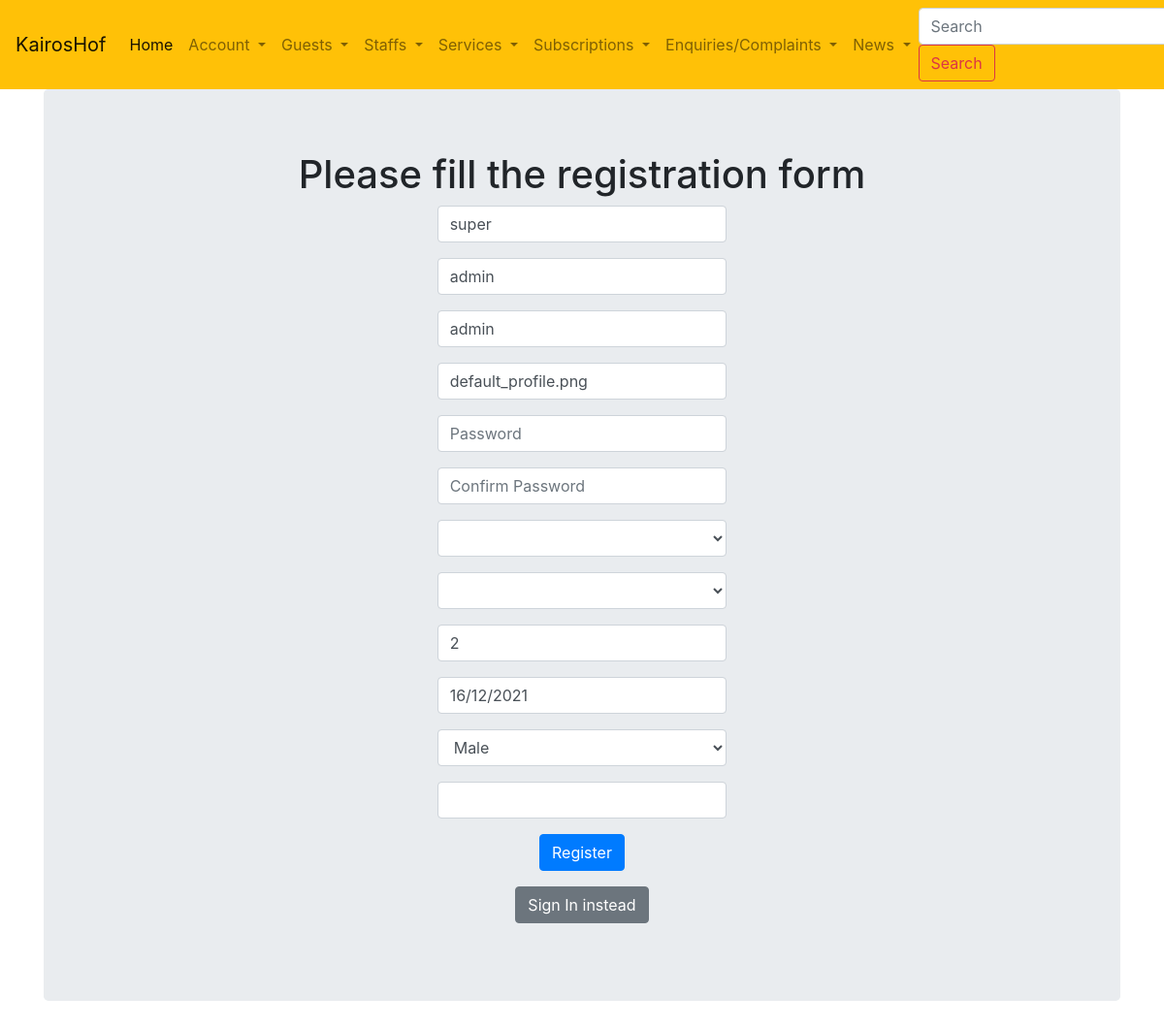
The page /updateUser/1 (signed in) on the database as committed earlier.
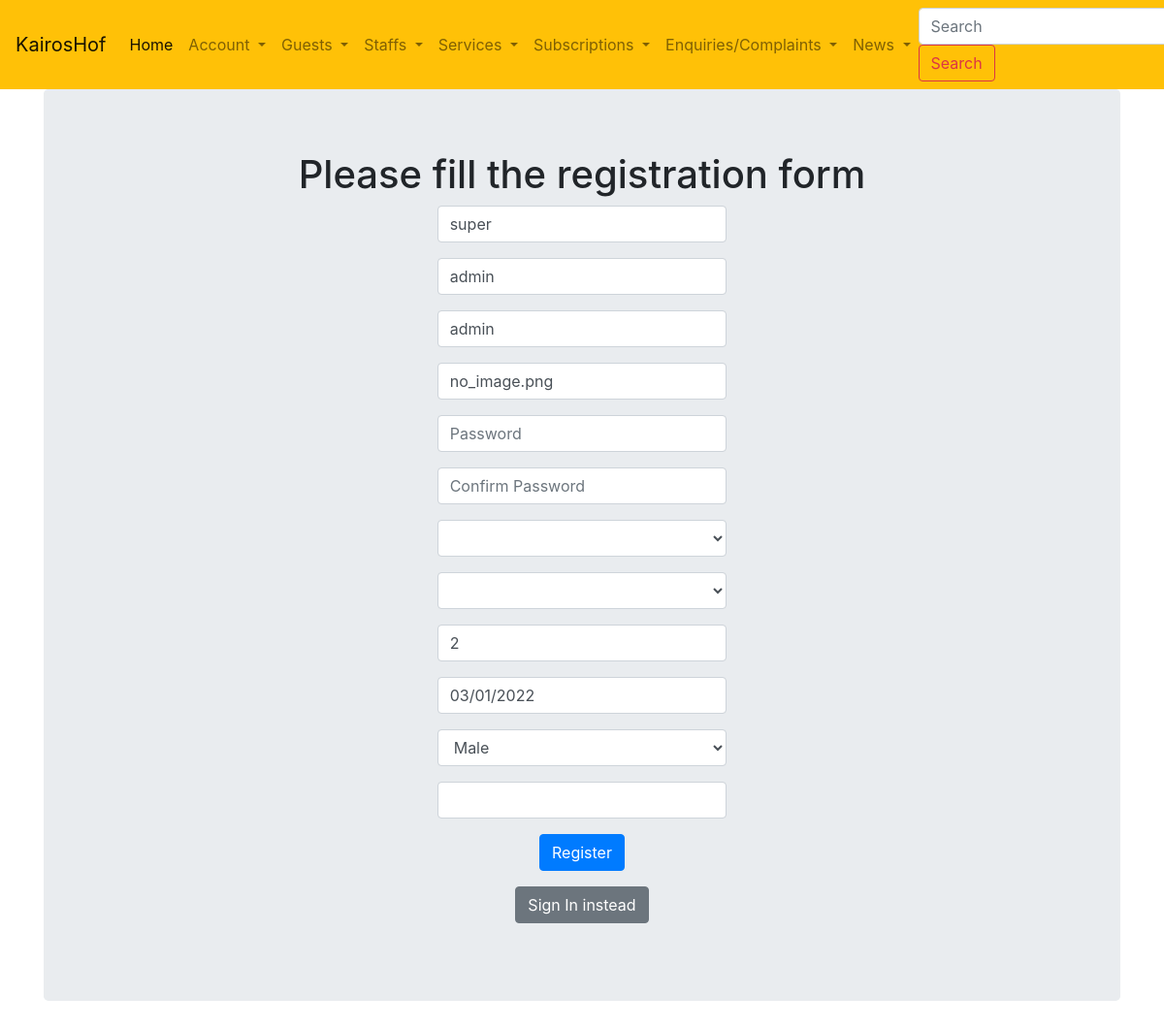
The same page on the database as committed later.
### estate_management/usermodels.py (models this page shows, shortened)
class User(db.Model, UserMixin):
    __tablename__ = 'users'
    __table_args__ =  (db.UniqueConstraint('username'),db.UniqueConstraint('telephone'), db.PrimaryKeyConstraint('id'),)
    id = db.Column(db.Integer, primary_key=True)
    profile_image = db.Column(db.String(20), nullable=False, default='no_image.png')
    firstname = db.Column(db.String, nullable=False)
    lastname = db.Column(db.String, nullable=False)
    dateofbirth = db.Column(db.DateTime, nullable=False)
    username = db.Column(db.String, nullable=False, unique=True)
    password_hash = db.Column(db.String, nullable=False)
    streetname = db.Column(db.Text, nullable=False, default=None)
    housenumber = db.Column(db.String, nullable=False, default=None)
    flatnumber = db.Column(db.String, nullable=True, default=None)
    gender = db.Column(db.String, nullable=False)
    telephone = db.Column(db.Text, nullable=False, unique=True)
    registration_date = db.Column(db.DateTime(), nullable=False, default=datetime.now())
    estate = db.Column(db.Integer, db.ForeignKey('estates.id'))
    role = db.Column(db.Integer, db.ForeignKey('roles.id'))
    guests = db.relationship('Guest', backref='host', lazy='dynamic')
    staffs = db.relationship('Staff', backref='boss', lazy='dynamic')
    services = db.relationship('Service', backref='requester', lazy='dynamic')
    enquiries = db.relationship('Enquiry', backref='asker', lazy='dynamic')
    subscriptions = db.relationship('Subscription', backref='subscriber', lazy='dynamic')
    news = db.relationship('Publication', back_populates='users')
    """
    def validate_phone(self, data):
        '''Regular verification of mobile phone number'''
        phone = telephone.data
        if not re.search(r'^234\d{10}$', phone):
            raise ValidationError('Mobile phone number format is incorrect')
    """
    def format(self):
        return {
        'firstname': self.firstname,
        'lastname': self.lastname,
        'dateofbirth': self.dateofbirth,
        'username': self.username,
        'streetname': self.streetname,
        'housenumber': self.housenumber,
        'flatnumber': self.flatnumber,
        'gender': self.gender,
        'telephone': self.telephone,
        'role': self.role
        }

### estate_management/core/userviews.py (the view, shortened to what this page needs)
@core.route("/updateUser/<int:user_id>", methods=["GET", "POST"])
@login_required
def updateUser(user_id):
    user = User.query.get(user_id)
    form = UserForm(request.form, obj=user)
    return render_template("user.html", form=form, users=User.query.all())

### estate_management/usermodels.py (called while the page is built)
@login_manager.user_loader
def load_user(user_id):
    return User.query.get(user_id)

### estate_management/templates/user.html (shortened to what this page needs)
{% extends 'layout.html' %}
{% block content %}
    <link rel="stylesheet" href="https://cdnjs.cloudflare.com/ajax/libs/intl-tel-input/16.0.4/css/intlTelInput.css">
    <div class="jumbotron">
      <div align='center'>
        <h1 >Please fill the registration form</h1>
        <div class="container">
          <form  method="POST" action = "" enctype="multipart/form-data">
            <div class="col-auto my-1">
              <div class="form-group col-md-4">
                {{form.firstname(class='form-control', placeholder="First Name")  }}
              </div>
            </div>
            <div class="col-auto my-1">
              <div class="form-group col-md-4">
                {{form.lastname(class='form-control', placeholder="Last Name")  }}
              </div>
            </div>
            <div class="col-auto my-1">
              <div class="form-group col-md-4">
                {{form.username(class='form-control', placeholder="Email Address")  }}
              </div>
            </div>
            <div class="col-auto my-1">
              <div class="form-group col-md-4">
                {{form.profile_image(class='form-control', placeholder="Profile Image")  }}
              </div>
            </div>
            <div class="col-auto my-1">
              <div class="form-group col-md-4">
                {{form.password(class='form-control', placeholder="Password")  }}
              </div>
            </div>
            <div class="col-auto my-1">
              <div class="form-group col-md-4">
                {{form.pass_confirm(class='form-control', placeholder="Confirm Password")  }}
              </div>
            </div>
            <div class="col-auto my-1">
              <div class="form-group col-md-4">
                {{form.streetname(class='form-control')  }}
              </div>
            </div>
            <div class="col-auto my-1">
              <div class="form-group col-md-4">
                {{form.housenumber(class='form-control', required='false')  }}
              </div>
            </div>
            <div class="col-auto my-1">
              <div class="form-group col-md-4">
                {{form.flatnumber(class='form-control')  }}
              </div>
            </div>
            <div class="col-auto my-1">
              <div class="form-group col-md-4">
                {{form.dateofbirth(class='form-control', placeholder="dd/mm/yyyy")  }}
              </div>
            </div>
            <div class="col-auto my-1">
              <div class="form-group col-md-4">
                {{form.gender(class="form-control")  }}
              </div>
            </div>
            <div class="col-auto my-1">
              <div class="form-group col-md-4">
              </div>
            </div>
            <div class="form-group">
                {{ form.submit(class="btn btn-primary") }}
            </div>
          </form>
          <p><a class="btn btn-secondary" href="{{url_for('core.login')}}">Sign In instead</a></p>
        </div>
      </div>
    </div>
{% endblock %}

Rows that differ between the two databases and show on the page:
changed User "super": profile_image "default_profile.png" → "no_image.png"; dateofbirth "16/12/2021" → "03/01/2022"
